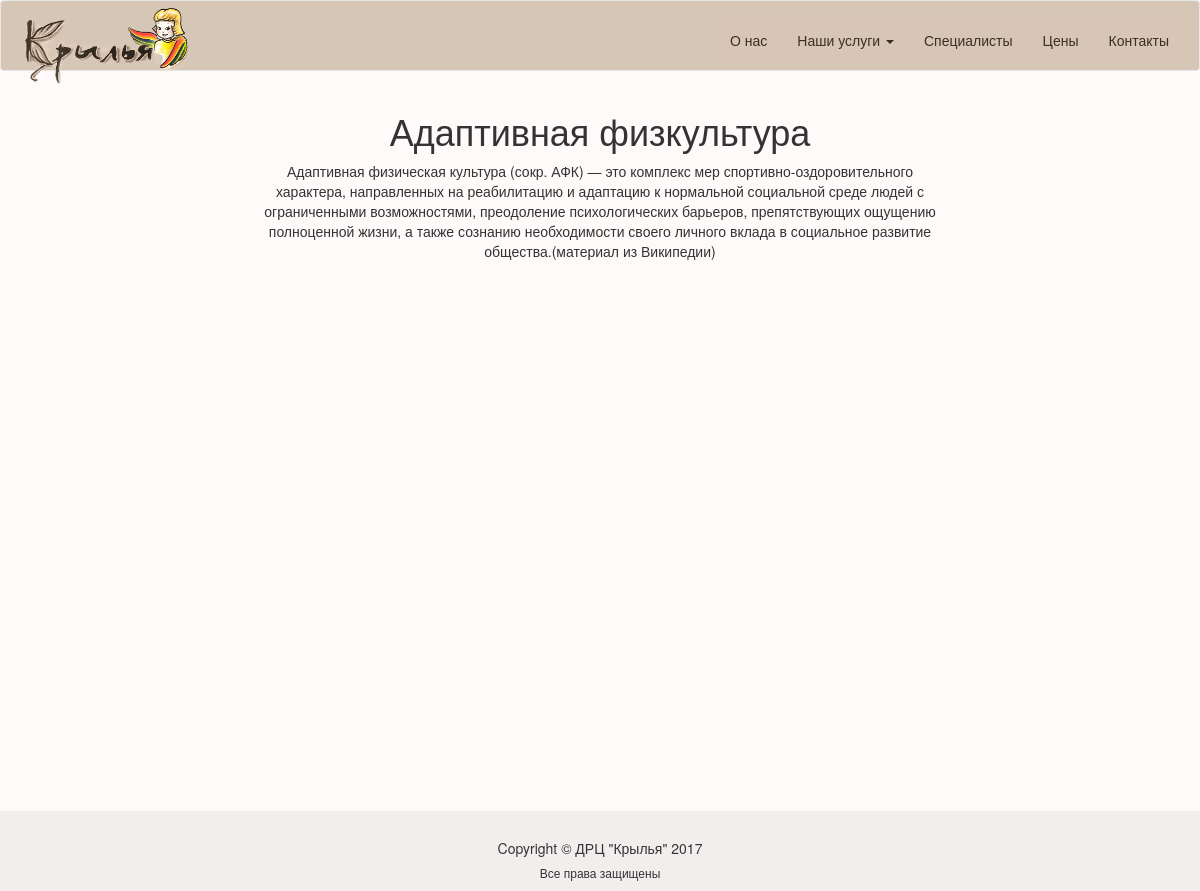
Screenshot of /methodics/1/ with the database file from the repository.
### methodics/models.py (models this page shows, shortened)
class Methodics(models.Model):
    name = models.CharField(max_length=200,verbose_name='Название методики', blank=True, null=True)
    slug = models.SlugField(max_length=200,unique = True, default='', blank=True, null=True)
    img = models.ImageField(upload_to='methodics',blank=True,null=True)
    desc = models.TextField(verbose_name='Описание',blank=True, null=True)
    active = models.BooleanField(verbose_name='Использовать', default=True)
    class Meta:
        verbose_name = u'Наши услуги'
        verbose_name_plural = u'Наши услуги'

### portal/views.py (the view)
# urls.py: url(r'^methodics/(?P<pk>\d+)/$', MethodicDetail.as_view(), name='methodics'),
class MethodicDetail(DetailView):
    model = Methodics
    context_object_name = 'meth'
    template_name = 'methodics/methodics.html'

### portal/context_processors.py (called while the page is built)
def consultation(request):
    return {'consultation_list': ServicePrice.objects.filter(active=True, consult=True)}

def methodics(request):
    return {'methodic_list':Methodics.objects.filter(active=True)}

def about(request):
    return dict(about=About.objects.filter(active=True).last())

def news(request):
    return {'news_list': News.objects.filter(active=True)}

def time(request):
    return {'time': datetime.now()}

### templates/methodics/methodics.html (shortened to what this page needs)
{% extends 'base.html' %}
{% block content %}
    <div class="col-md-12 text-center">
        <h1>  {{meth.name}} </h1>
        {% if meth.img %}
        <div class="row">
            <div class="col-md-5">
                {{meth.desc}}
            </div>
            <div class="col-md-7">
                <img class="img-responsive" src="{{meth.img.url}}" alt="">
            </div>
        </div>
        {% else %}
        <p> {{meth.desc}}  </p>
        {% endif %}
    </div>
{% endblock %}

### static/css/style.css (style rules this page uses)
body { background: #fdfaf9; }

### rows the page displays
Methodics: name "Адаптивная физкультура", desc "Адаптивная физическая культура (сокр. АФК) — это комплекс мер спортивно-оздоровительного характера, направленных на реабилитацию и адаптацию к нормальной социальной среде людей с ограниченными возможностями, преодоление психологических барьеров, препятствующих ощущению полноценной жизни, а также сознанию необходимости своего личного вклада в социальное развитие общества.(материал из Википедии)"
